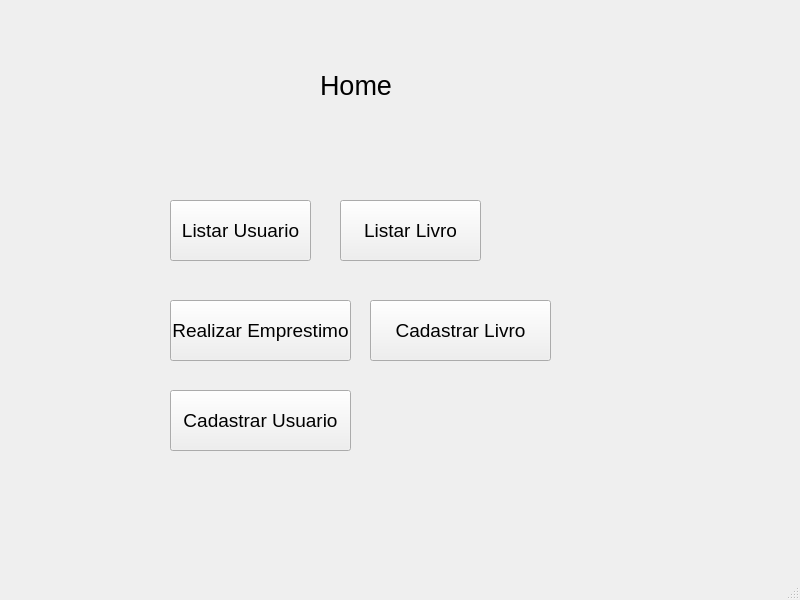
<?xml version="1.0" encoding="UTF-8"?>
<ui version="4.0">
 <class>MainWindow</class>
 <widget class="QMainWindow" name="MainWindow">
  <property name="geometry">
   <rect>
    <x>0</x>
    <y>0</y>
    <width>800</width>
    <height>600</height>
   </rect>
  </property>
  <property name="windowTitle">
   <string>MainWindow</string>
  </property>
  <widget class="QWidget" name="centralwidget">
   <property name="font">
    <font>
     <pointsize>14</pointsize>
    </font>
   </property>
   <widget class="QLabel" name="label">
    <property name="geometry">
     <rect>
      <x>320</x>
      <y>70</y>
      <width>71</width>
      <height>31</height>
     </rect>
    </property>
    <property name="font">
     <font>
      <pointsize>20</pointsize>
     </font>
    </property>
    <property name="text">
     <string>Home</string>
    </property>
   </widget>
   <widget class="QPushButton" name="btnListarUsuario">
    <property name="geometry">
     <rect>
      <x>170</x>
      <y>200</y>
      <width>141</width>
      <height>61</height>
     </rect>
    </property>
    <property name="text">
     <string>Listar Usuario</string>
    </property>
   </widget>
   <widget class="QPushButton" name="btnRealizarEmprestimo">
    <property name="geometry">
     <rect>
      <x>170</x>
      <y>300</y>
      <width>181</width>
      <height>61</height>
     </rect>
    </property>
    <property name="text">
     <string>Realizar Emprestimo</string>
    </property>
   </widget>
   <widget class="QPushButton" name="btnLivro">
    <property name="geometry">
     <rect>
      <x>340</x>
      <y>200</y>
      <width>141</width>
      <height>61</height>
     </rect>
    </property>
    <property name="text">
     <string>Listar Livro</string>
    </property>
   </widget>
   <widget class="QPushButton" name="btnCadastrarLivro">
    <property name="geometry">
     <rect>
      <x>370</x>
      <y>300</y>
      <width>181</width>
      <height>61</height>
     </rect>
    </property>
    <property name="text">
     <string>Cadastrar Livro</string>
    </property>
   </widget>
   <widget class="QPushButton" name="btnCadastrarUsuario">
    <property name="geometry">
     <rect>
      <x>170</x>
      <y>390</y>
      <width>181</width>
      <height>61</height>
     </rect>
    </property>
    <property name="text">
     <string>Cadastrar Usuario</string>
    </property>
   </widget>
  </widget>
  <widget class="QMenuBar" name="menubar">
   <property name="geometry">
    <rect>
     <x>0</x>
     <y>0</y>
     <width>800</width>
     <height>21</height>
    </rect>
   </property>
  </widget>
  <widget class="QStatusBar" name="statusbar"/>
 </widget>
 <resources/>
 <connections/>
</ui>
